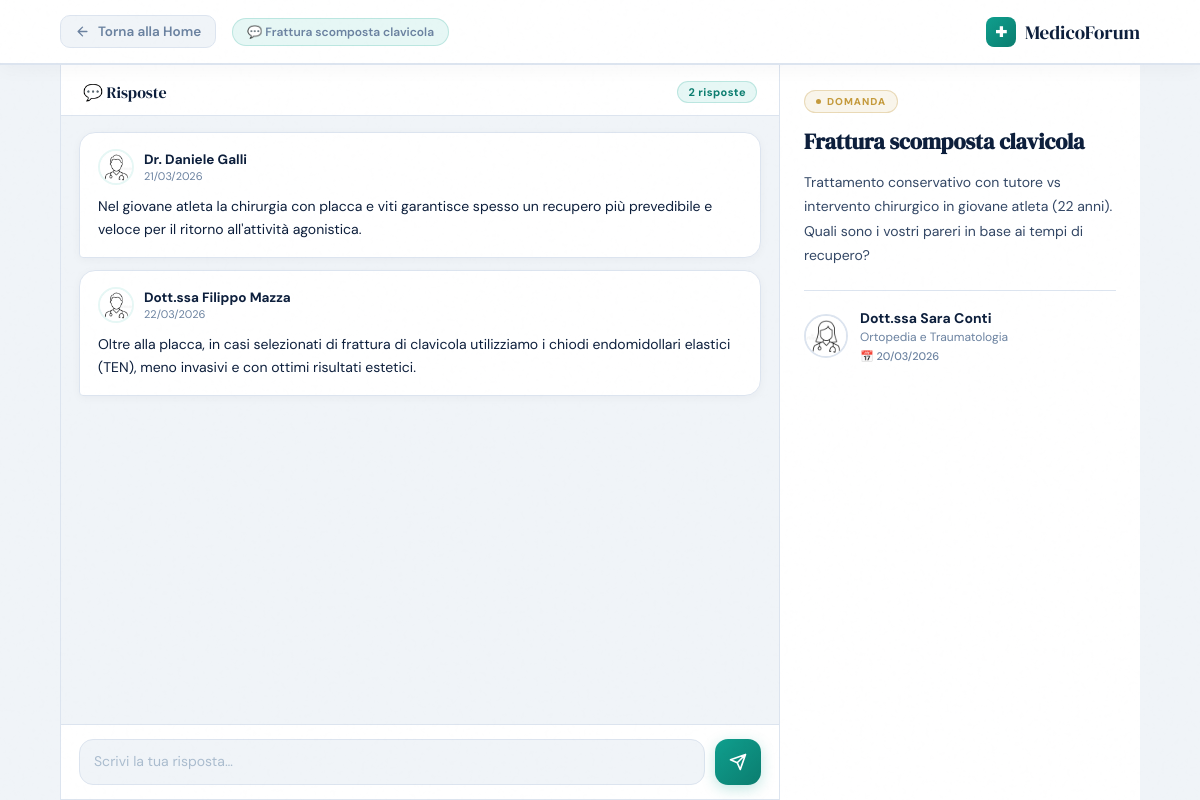
The page /frontend/discussione.php?id=6 (signed in) on the database its author committed.
### tables this page shows
CREATE TABLE `risposte` (
  `id_risposta` int(11) NOT NULL,
  `corpo` varchar(500) NOT NULL,
  `data_risposta` date DEFAULT current_timestamp(),
  `dottore` int(11) NOT NULL,
  `domanda` int(11) NOT NULL
);

CREATE TABLE `dottori` (
  `id_dottore` int(11) NOT NULL,
  `nome` varchar(30) NOT NULL,
  `cognome` varchar(30) NOT NULL,
  `sesso` varchar(1) NOT NULL,
  `data_nascita` date DEFAULT NULL,
  `data_inizio_lavoro` date DEFAULT NULL,
  `foto_profilo` varchar(500) DEFAULT NULL,
  `specializzazione` int(11) NOT NULL,
  `ospedale` int(11) NOT NULL,
  `biografia` varchar(500) DEFAULT NULL
);

### frontend/discussione.php (the view, shortened to what this page needs)
<?php
require_once 'database.php';
try {
  $connessione = new PDO("mysql:host=$host;dbname=$db", $user, $password);
  $connessione->setAttribute(PDO::ATTR_ERRMODE, PDO::ERRMODE_EXCEPTION);
} catch (PDOException $e) {
  die("Errore nella gestione del database: " . $e->getMessage());
}
$id = isset($_GET['id']) ? (int) $_GET['id'] : 0;
$sql = "SELECT titolo, corpo, data_domanda,dottori.nome AS nomeD, cognome, sesso, foto_profilo, specializzazioni.nome AS nomeS,
               specializzazione_filtro, anni_exp_filtro, ospedale_filtro
        FROM domande
        JOIN dottori ON dottore = id_dottore
        JOIN specializzazioni ON specializzazione = codice
        WHERE id_domanda = ?";
$stmt = $connessione->prepare($sql);
$stmt->execute([$id]);
$domanda = $stmt->fetch(PDO::FETCH_ASSOC);
$puo_rispondere = true;
$sql = "SELECT corpo, data_risposta, dottori.nome AS nomeD, cognome, sesso, foto_profilo
        FROM risposte
        JOIN dottori ON dottore = id_dottore
        WHERE domanda = ?
        ORDER BY data_risposta ASC";
$stmt = $connessione->prepare($sql);
$stmt->execute([$id]);
$risposte = $stmt->fetchAll(PDO::FETCH_ASSOC);
?>
<!DOCTYPE html>
<html lang="it">
<head>
</head>
<body>
  <header>
    <a href="home.php" class="back-btn">
      <svg width="15" height="15" viewBox="0 0 24 24" fill="none" stroke="currentColor" stroke-width="2.2"
        stroke-linecap="round" stroke-linejoin="round">
        <path d="M19 12H5M12 19l-7-7 7-7" />
      </svg>
      Torna alla Home
    </a>
    <div class="thread-topic">💬 <?= $domanda['titolo'] ?></div>
    <a href="home.php" class="nav-logo">
      <span class="cross">✚</span>
      MedicoForum
    </a>
  </header>
  <div class="chat-layout">
    <div class="chat-left">
      <div class="replies-header">
        <div class="replies-title">💬 Risposte</div>
        <span class="replies-count"><?= count($risposte) ?> rispost<?= count($risposte) !== 1 ? 'e' : 'a' ?></span>
      </div>
      <div class="replies-scroll" id="repliesScroll">
        <?php if (empty($risposte)): ?>
          <div class="empty-replies">
            <div class="empty-icon">🩺</div>
            <div class="empty-text">Nessuna risposta ancora.<br>Sii il primo a contribuire!</div>
          </div>
        <?php else: ?>
          <?php foreach ($risposte as $i => $r): ?>
            <div class="reply-bubble" style="animation-delay: <?= $i * 0.05 ?>s">
              <div class="reply-author">
                <img src="img/<?= htmlspecialchars($r['foto_profilo']) ?>" class="reply-avatar" alt="">
                <div>
                  <div class="reply-name">
                    <?= $r['sesso'] === 'm' ? 'Dr.' : 'Dott.ssa' ?>
                    <?= htmlspecialchars($r['nomeD'] . ' ' . $r['cognome']) ?>
                  </div>
                  <div class="reply-date">
                    <?= date('d/m/Y', strtotime($r['data_risposta'])) ?>
                  </div>
                </div>
              </div>
              <div class="reply-body"><?= htmlspecialchars($r['corpo']) ?></div>
            </div>
          <?php endforeach; ?>
        <?php endif; ?>
      </div>
      <?php if ($puo_rispondere): ?>
        <div class="reply-input-area">
          <form method="POST" action="discussione.php?id=<?= $id ?>">
            <div class="reply-input-row">
              <textarea class="reply-textarea" name="corpo" id="replyText" rows="1" placeholder="Scrivi la tua risposta…"
                required></textarea>
              <button type="submit" class="send-btn" title="Invia risposta">
                <svg viewBox="0 0 24 24">
                  <path d="M22 2L11 13M22 2l-7 20-4-9-9-4 20-7z" />
                </svg>
              </button>
            </div>
          </form>
        </div>
      <?php endif; ?>
    </div>
    <div class="chat-right">
      <div class="question-panel">
        <div class="q-label">Domanda</div>
        <h1 class="q-title"><?= htmlspecialchars($domanda['titolo']) ?></h1>
        <p class="q-body"><?= nl2br(htmlspecialchars($domanda['corpo'])) ?></p>
        <div class="q-divider"></div>
        <div class="q-author">
          <img src="img/<?= htmlspecialchars($domanda['foto_profilo']) ?>" class="q-avatar" alt="">
          <div>
            <div class="q-author-name">
              <?= $domanda['sesso'] === 'm' ? 'Dr.' : 'Dott.ssa' ?>
              <?= htmlspecialchars($domanda['nomeD'] . ' ' . $domanda['cognome']) ?>
            </div>
            <div class="q-author-spec"><?= htmlspecialchars($domanda['nomeS']) ?></div>
            <div class="q-date">
              📅 <?= date('d/m/Y', strtotime($domanda['data_domanda'])) ?>
            </div>
          </div>
        </div>
      </div>
    </div>
  </div>
</body>
</html>

### rows shown on the page
risposte: dottore.foto_profilo (placeholder picture), shows "Dr.", dottore.cognome "Daniele Galli", data_risposta "21/03/2026", corpo "Nel giovane atleta la chirurgia con placca e viti garantisce spesso un recupero più prevedibile e veloce per il ritorno all'attività agonistica."
risposte: dottore.foto_profilo (placeholder picture), shows "Dott.ssa", dottore.cognome "Filippo Mazza", data_risposta "22/03/2026", corpo "Oltre alla placca, in casi selezionati di frattura di clavicola utilizziamo i chiodi endomidollari elastici (TEN), meno invasivi e con ottimi risultati estetici."

### other values the page prints
$domanda['titolo'] "Frattura scomposta clavicola"
count($risposte) "2"
$domanda['corpo'] "Trattamento conservativo con tutore vs intervento chirurgico in giovane atleta (22 anni). Quali sono i vostri pareri in base ai tempi di recupero?"
$domanda['nomeD'] . ' ' . $domanda['cognome'] "Sara Conti"
$domanda['nomeS'] "Ortopedia e Traumatologia"
date('d/m/Y', strtotime($domanda['data_domanda'])) "20/03/2026"
